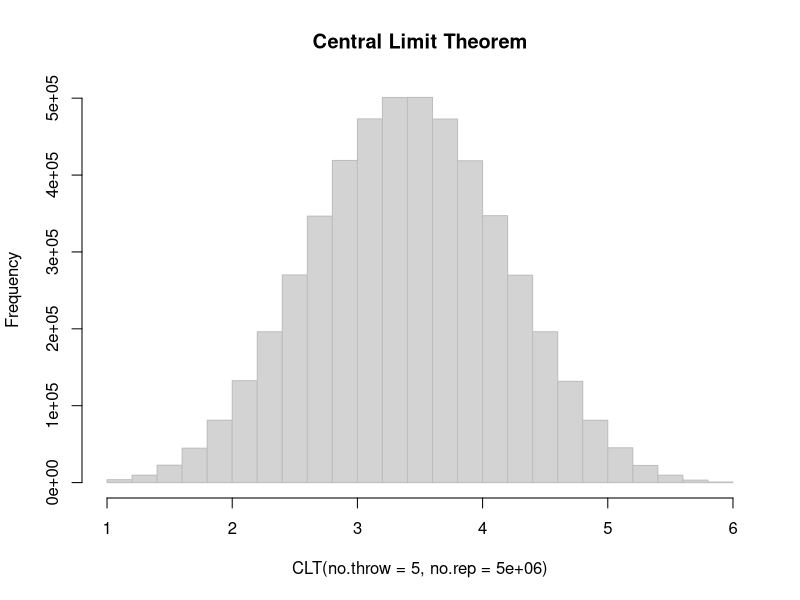

Source code (R):
#central limit theorem

# Define Sample
sample <- matrix(sample(1:6, 5 * 500, replace = T), ncol = 5, byrow = T)

head(sample)

# Mean of sample
rowMeans(sample)
apply(sample,1,mean)
head(rowMeans(sample))

#Make function of CLT
CLT <- function(no.throw = 5, no.rep = 500) {
  exp.res <- matrix(sample(1:6, no.throw * no.rep, replace = T), ncol = no.throw, byrow = T)
  return(rowMeans(exp.res))
}

#Draw histogram
hist(CLT(no.throw = 5, no.rep = 5000000), nclass = 20, col = "light grey", border = "grey", main = "Central Limit Theorem")

